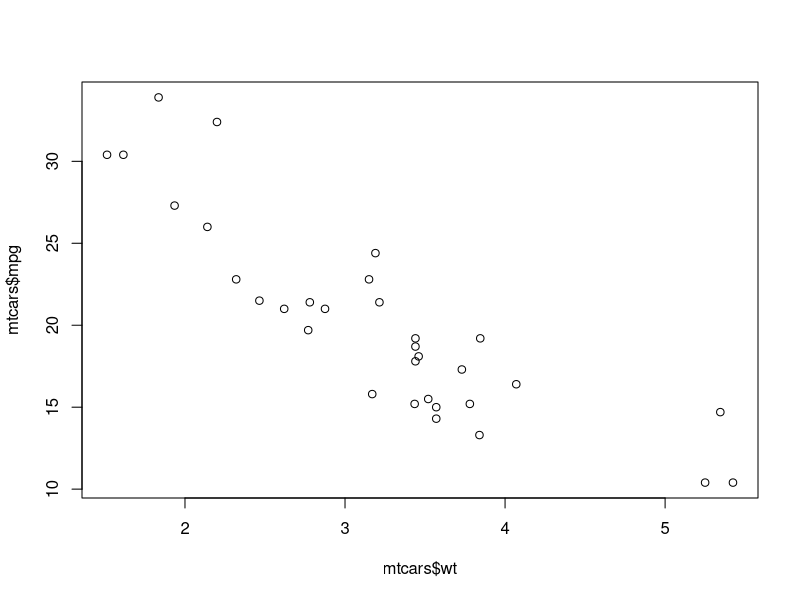
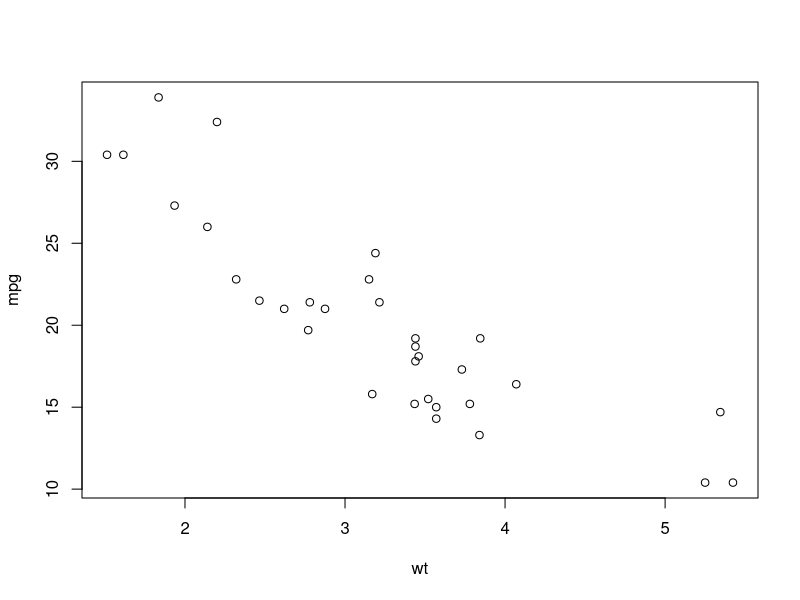
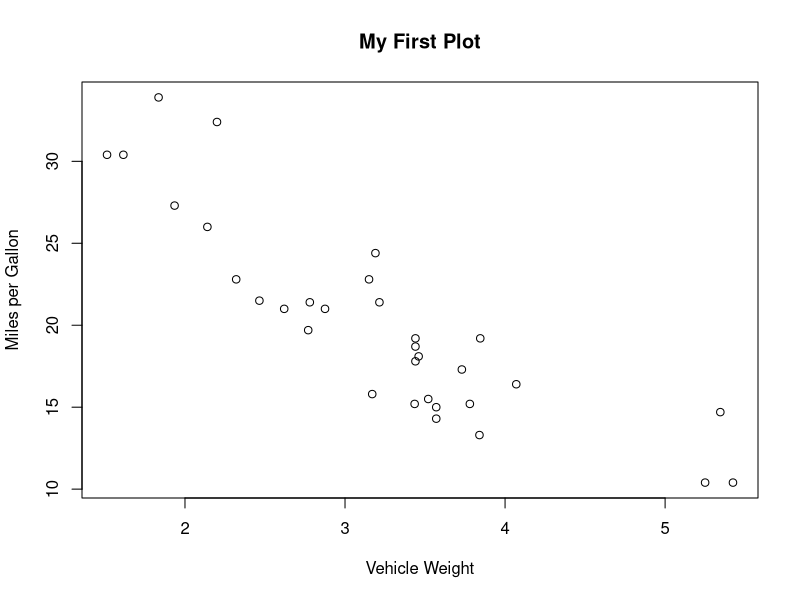
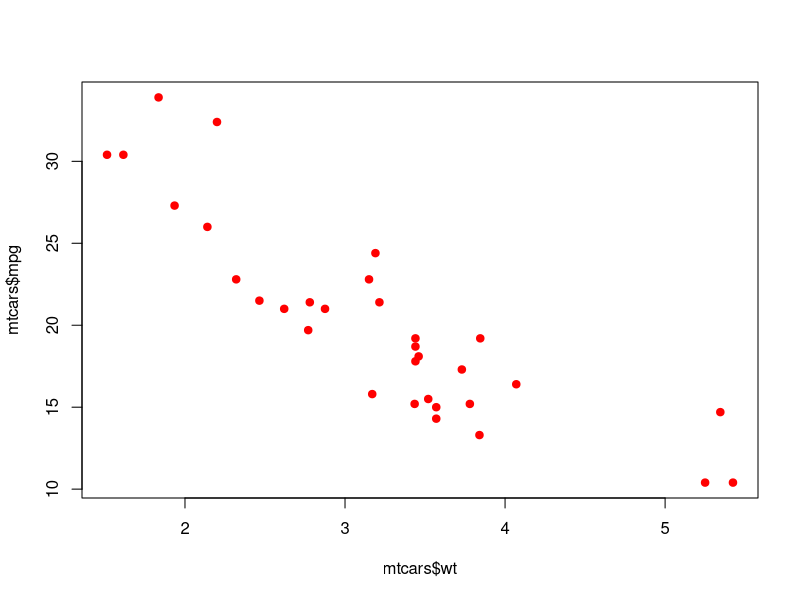
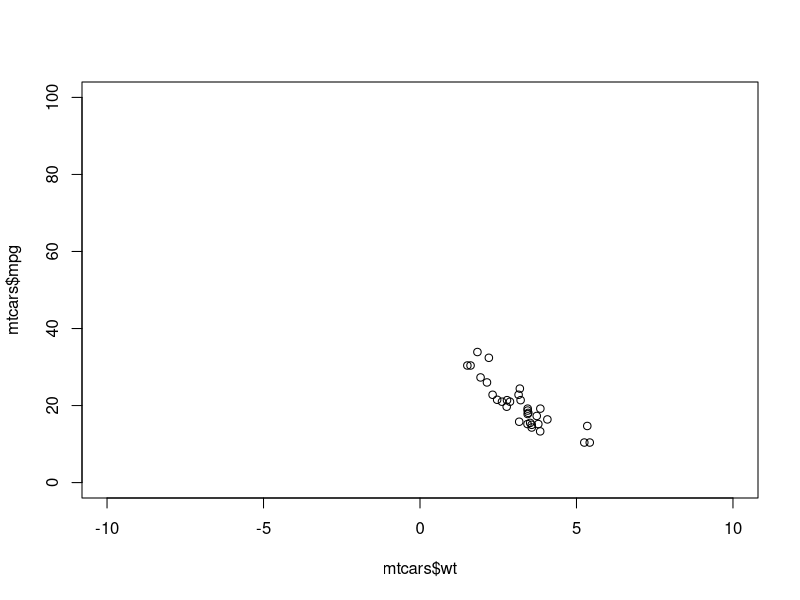
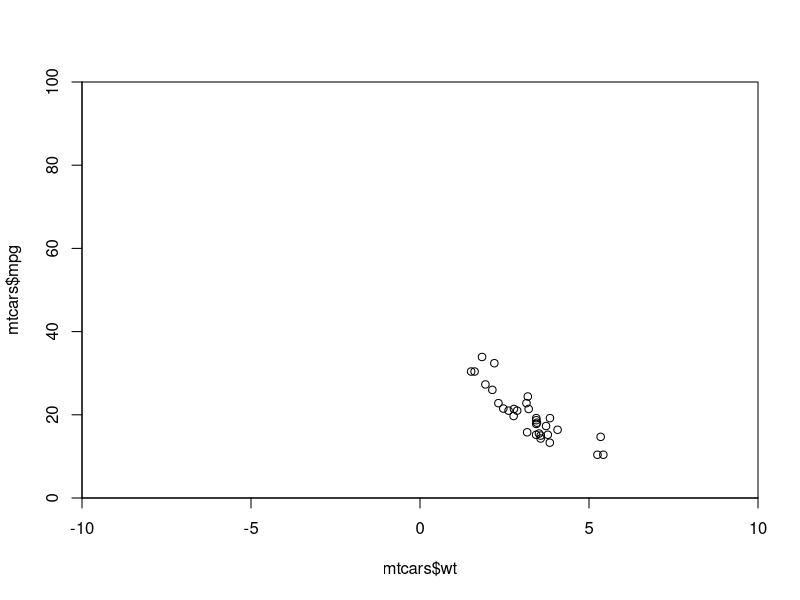
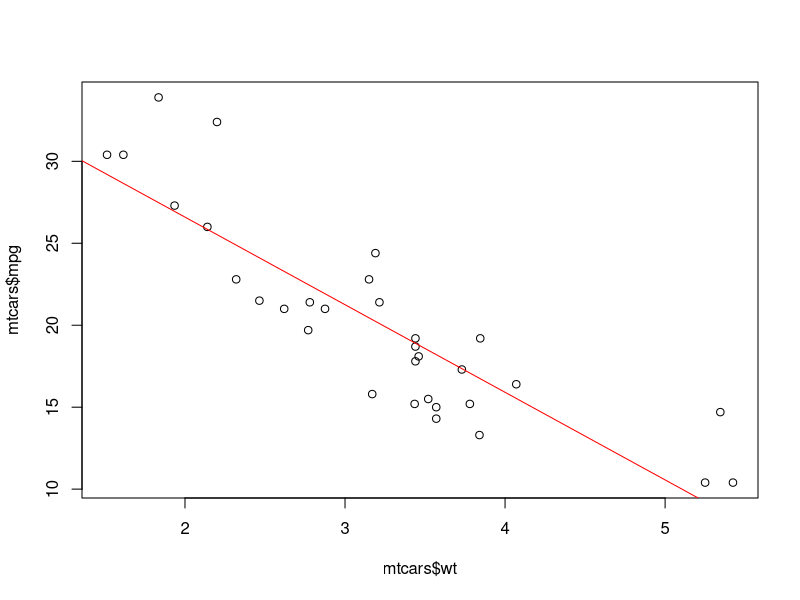
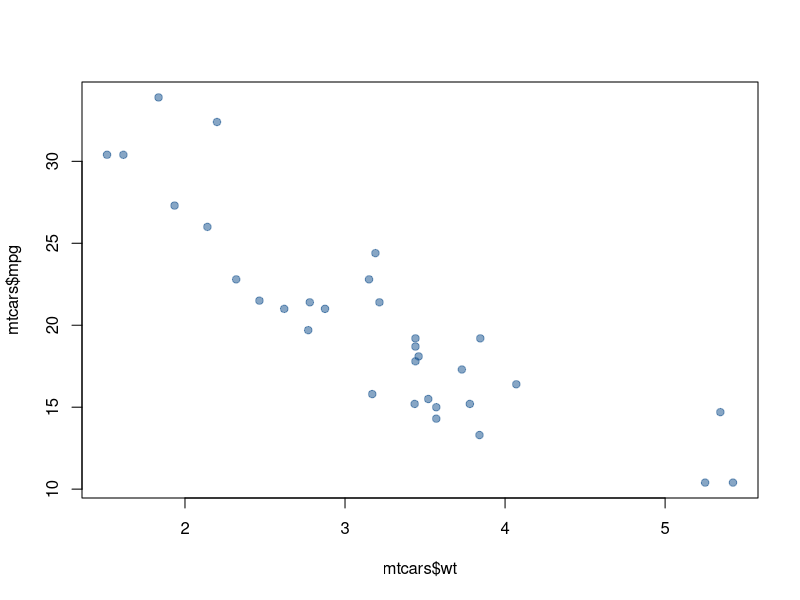

R code for these plots, in order:
# Plotting
    data(mtcars)

    # basic scatterplot
    plot(x=mtcars$wt, y=mtcars$mpg)
    
    # same thing with formula syntax
    plot(mpg ~ wt, data=mtcars) # order is y ~ x
    
    # labeling axes and the title
    plot(x=mtcars$wt, y=mtcars$mpg,
         xlab = "Vehicle Weight",
         ylab = "Miles per Gallon",
         main = "My First Plot")
    
    # change the point character, color, and size
    plot(x=mtcars$wt, y=mtcars$mpg,
         col = "red", pch = 20, cex = 1.5)
    
    # change the axis limits
    plot(x=mtcars$wt, y=mtcars$mpg,
         xlim = c(-10, 10), 
         ylim = c(0, 100))
    
    # omit that "buffer space" next to axes
    plot(x=mtcars$wt, y=mtcars$mpg,
         xlim = c(-10, 10), 
         ylim = c(0, 100), 
         yaxs="i", xaxs="i")
    
    # add a line to a plot
    plot(x=mtcars$wt, y=mtcars$mpg)
    
        out <- lm(mpg ~ wt, data=mtcars)    
        coef(out)
        
    abline(coef(out), col="red")
    
    # use alpha function from scales package to make points transparent
    plot(x=mtcars$wt, y=mtcars$mpg, pch=19,
         col = scales::alpha("dodgerblue4", alpha=0.5))
    
    # put it together
    plot(x = log(mtcars$wt), 
         y = mtcars$mpg,
         xlab = "Log Vehicle Weight",
         ylab = "Miles per Gallon",
         main = "Plot with Reg Line",
         pch  = 19,
         col  = scales::alpha("dodgerblue4",0.8),
         xlim = c(0,2),
         ylim = c(0, 40),
         yaxs="i", xaxs="i")

    out <- lm(mpg ~ log(wt), data=mtcars)
    abline(coef(out), col="forestgreen", lwd=2)
    
    # save in pdf
    
    pdf(plot(x = log(mtcars$wt), 
             y = mtcars$mpg,
             xlab = "Log Vehicle Weight",
             ylab = "Miles per Gallon",
             main = "Plot with Reg Line",
             pch  = 19,
             col  = scales::alpha("dodgerblue4",0.8),
             xlim = c(0,2),
             ylim = c(0, 40),
             yaxs="i", xaxs="i"), file="./plot_file_name_code8.pdf")

    
    # color by number
    mtcars$cyl <- paste(mtcars$cyl, "cyl")
    table(mtcars$cyl)
    as.factor(mtcars$cyl)
    as.integer(as.factor(mtcars$cyl))
    
    colvec <- c("red", "blue", "green")
    colvec[as.factor(mtcars$cyl)]
    
    mtcars$cyl <- as.factor(mtcars$cyl)
    
    plot(x = log(mtcars$wt), 
         y = mtcars$mpg,
         pch = 19,
         col = colvec[mtcars$cyl])
    
    fancy <- c("dodgerblue4", "firebrick", "seagreen4")
    
    plot(x = log(mtcars$wt), 
         y = mtcars$mpg,
         col = fancy[mtcars$cyl]
         )
    
# histograms
    
    somedata <- rnorm(1000, mean=3, sd=5)
    
    hist(somedata)
    
    hist(somedata, col="dodgerblue3", border="grey", main="Title", xlab="Random Draws", ylab="", breaks=50)
    hist(somedata, col="dodgerblue3", border="grey", main="Title", xlab="Random Draws", ylab="", breaks=-25:25)
    
    abline(v=mean(somedata), col="red", lwd=3)
    abline(v=3, col="black", lty=4, lwd=3)
    
    text(3.1, 80, "True Mean = 3", col="red", pos=4)
    
    
## PRACTICE QUESTIONS
    
    #1. Use the 'diamonds' dataset in the 'ggplot2' package to make the following plot:
    #     x is 'log(carat)'
    #     y is 'log(price)'
    #     color the points with a different color for each level of 'clarity'
    #     (you may find that transparency is nice addition here)
    #     use pch to change the point character to a filled-in circle
    #     use cex to make the points small
    #     be sure to label the x-axis and y-axis, and add a title
    #
    #   Run a regression of log(price) on log(carat) using the diamonds dataset and plot
    #   the fitted regression line on the plot. Use lwd to make the line thicker and more noticeable.
    
    data(diamonds, package="ggplot2")
    str(diamonds)    
    plot(log(diamonds$price) ~ log(diamonds$carat))    
    table(diamonds$clarity)
    as.factor(diamonds$clarity)
    as.integer(as.factor(diamonds$clarity))
    colvec <- c("violet", "cyan", "blue", "green", "yellow", "orange", "red", "darkred")
    colvec[as.factor(diamonds$clarity)]
    diamonds$clarity <- as.factor(diamonds$clarity)
    plot(y=log(diamonds$price), x=log(diamonds$carat),
         pch = 20,
         cex=1,
         col = colvec[diamonds$clarity],
         xlab="Log of Carat",
         ylab="Log of Price")
    
